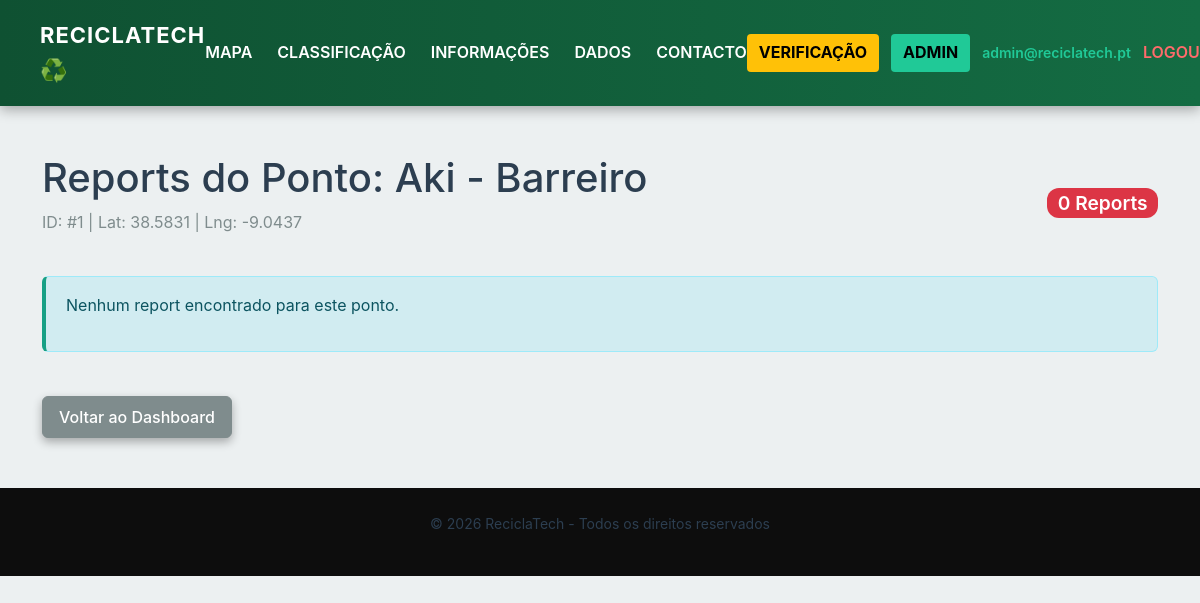
/admin/ponto/1/reports (signed in), run on the app's committed database.
### tables this page shows
CREATE TABLE utilizadores (
                    id INTEGER PRIMARY KEY AUTOINCREMENT,
                    nome TEXT NOT NULL,
                    email TEXT UNIQUE NOT NULL,
                    password_hash TEXT NOT NULL,
                    tipo INTEGER NOT NULL DEFAULT 0 CHECK (tipo IN (0,1)),
                    receber_notificacoes INTEGER NOT NULL DEFAULT 1 CHECK (receber_notificacoes IN (0,1)),
                    email_verificado INTEGER NOT NULL DEFAULT 0,
                    data_registo DATETIME DEFAULT CURRENT_TIMESTAMP
                );

CREATE TABLE pontos (
                    id INTEGER PRIMARY KEY AUTOINCREMENT,
                    lat REAL NOT NULL,
                    lng REAL NOT NULL,
                    fonte_id INTEGER NOT NULL,
                    source_id TEXT,
                    is_removed INTEGER NOT NULL DEFAULT 0,
                    nome TEXT,
                    created_at TEXT NOT NULL,
                    updated_at TEXT NOT NULL
                );

### routes/admin.py (the view)
@admin_route.route('/ponto/<int:ponto_id>/reports', methods=['GET'])
@require_admin
def view_ponto_reports(ponto_id):
    conn = conectar_db()
    cursor = conn.cursor()
    cursor.execute("SELECT * FROM pontos WHERE id = ?", (ponto_id,))
    ponto = cursor.fetchone()
    if not ponto:
        flash("Ponto não encontrado.", "danger")
        return redirect(url_for('admin.view_reports'))
    cursor.execute("""
        SELECT pr.*, u.nome, u.email
        FROM ponto_reports pr
        JOIN utilizadores u ON pr.utilizador_id = u.id
        WHERE pr.ponto_id = ?
        ORDER BY pr.criado_em DESC
    """, (ponto_id,))
    reports = cursor.fetchall()
    conn.close()
    return render_template('admin/ponto_reports_details.html',
                         ponto=dict(ponto),
                         reports=reports)

### routes/admin.py (called while the page is built)
def get_db_path():
    config = ServerConfig()
    return config.db_path

def conectar_db():
    conn = sqlite3.connect(get_db_path())
    conn.row_factory = sqlite3.Row
    conn.execute("PRAGMA foreign_keys = ON")
    return conn

def require_admin(f):
    @wraps(f)
    def decorated_function(*args, **kwargs):
        if 'user_id' not in session:
            flash("Você precisa estar autenticado.", "danger")
            return redirect(url_for('autenticar.login'))
        conn = conectar_db()
        cursor = conn.cursor()
        cursor.execute("SELECT tipo FROM utilizadores WHERE id = ?", (session['user_id'],))
        user = cursor.fetchone()
        conn.close()
        if not user or user['tipo'] != 1:
            flash("Acesso negado. Apenas administradores.", "danger")
            return redirect(url_for('home.home'))
        return f(*args, **kwargs)
    return decorated_function

### templates/admin/ponto_reports_details.html (shortened to what this page needs)
{% extends "base.html" %}
{% block extra_css %}
<link rel="stylesheet" href="/css/admin.css">
{% endblock %}
{% block content %}
<div class="container mt-5">
    <div class="row mb-4">
        <div class="col-md-12">
            <div class="d-flex justify-content-between align-items-center">
                <div>
                    <h1>Reports do Ponto: {{ ponto['nome'] }}</h1>
                    <p class="text-muted">ID: #{{ ponto['id'] }} | Lat: {{ "%.4f"|format(ponto['lat']) }} | Lng: {{ "%.4f"|format(ponto['lng']) }}</p>
                </div>
                <div>
                    <span class="badge bg-danger" style="font-size: 1.2rem;">{{ reports | length }} Reports</span>
                </div>
            </div>
        </div>
    </div>
    {% if reports %}
    <div class="row">
        <div class="col-md-12">
            {% for report in reports %}
            <div class="card bg-dark border-secondary mb-3">
                <div class="card-header bg-dark border-secondary">
                    <div class="row align-items-center">
                        <div class="col-md-4">
                            <strong class="text-light">{{ report['nome'] }}</strong><br>
                            <small class="text-muted">{{ report['email'] }}</small>
                        </div>
                        <div class="col-md-4">
                            <small class="text-light"><strong>Motivo:</strong> {{ report['tipo_problema'] }}</small>
                        </div>
                        <div class="col-md-4 text-end">
                            <small class="text-muted">{{ report['criado_em'] }}</small>
                        </div>
                    </div>
                </div>
                <div class="card-body bg-light">
                    <div class="row mb-3">
                        <div class="col-md-6">
                            <h5>Informações do Report</h5>
                            <p>
                                <strong>ID Report:</strong> #{{ report['id'] }}<br>
                                <strong>Pessoa:</strong> {{ report['nome'] }}<br>
                                <strong>Email:</strong> {{ report['email'] }}<br>
                                <strong>Tipo de Problema:</strong> <span class="badge bg-warning">{{ report['tipo_problema'] }}</span><br>
                                <strong>Data:</strong> {{ report['criado_em'] }}
                            </p>
                        </div>
                        <div class="col-md-6">
                            <h5>Categorias Afetadas</h5>
                            {% if report['categorias_json'] %}
                                {% set categorias = report['categorias_json'] | replace("'", '"') %}
                                <p>{{ report['categorias_json'] }}</p>
                            {% else %}
                                <p class="text-muted">Nenhuma categoria especificada</p>
                            {% endif %}
                        </div>
                    </div>
                    <div class="row">
                        <div class="col-md-12">
                            <h5>Comentário</h5>
                            <div class="bg-dark p-3 rounded" style="border-left: 3px solid #20c997;">
                                <p class="mb-0 text-light">{{ report['comentario'] or 'Sem comentário' }}</p>
                            </div>
                        </div>
                    </div>
                </div>
            </div>
            {% endfor %}
        </div>
    </div>
    {% else %}
    <div class="alert alert-info">
        <p>Nenhum report encontrado para este ponto.</p>
    </div>
    {% endif %}
    <div class="mt-4">
        <a href="{{ url_for('admin.dashboard') }}" class="btn btn-secondary">Voltar ao Dashboard</a>
    </div>
</div>
{% endblock %}

### templates/base.html (shortened to what this page needs)
<!DOCTYPE html>
<html lang="pt">
<head>
    <link href="https://cdn.jsdelivr.net/npm/bootstrap@5.3.0/dist/css/bootstrap.min.css" rel="stylesheet">
    <link rel="stylesheet" href="/css/style.css">
    {% block extra_css %}{% endblock %}
</head>
<body>
    <header class="header">
        <a href="/" class="logo">RECICLATECH ♻️</a>
        <nav class="menu">
            <a href="/mapa/" {% if request.path == '/mapa/' or request.path == '/mapa' %}class="ativo"{% endif %}>MAPA</a>
            <a href="/classificacao" {% if request.path == '/classificacao' %}class="ativo"{% endif %}>CLASSIFICAÇÃO</a>
            <a href="/informacoes" {% if request.path == '/informacoes' %}class="ativo"{% endif %}>INFORMAÇÕES</a>
            <a href="/dados" {% if request.path == '/dados' %}class="ativo"{% endif %}>DADOS</a>
            <a href="/contacto" {% if request.path == '/contacto' %}class="ativo"{% endif %}>CONTACTO</a>
        </nav>
        <div class="auth" id="auth-area">
            {% if session.get('user_id') %}
                {% if session.get('email_pendente_verificacao') %}
                    <a href="/verificar-email" class="verificar">VERIFICAÇÃO</a>
                {% endif %}
                {% if session.get('usuario_tipo') == 1 or session.get('admin') %}
                    <a href="/admin/" class="admin" title="Painel de Admin">ADMIN</a>
                {% endif %}
                <span class="user-info">{{ session.get('user_email') or 'Utilizador' }}</span>
                <a href="/logout" class="logout">LOGOUT</a>
            {% else %}
                <a href="/login" class="login">Login</a>
                <a href="/registo" class="registar">Registar</a>
            {% endif %}
        </div>
    </header>
    {% block content %}{% endblock %}
    <footer class="footer">
        <p>© 2026 ReciclaTech - Todos os direitos reservados</p>
    </footer>
</body>
</html>

### data on the page
utilizadores: email "admin@reciclatech.pt"
pontos: nome "Aki - Barreiro", id "1", lat "38.5831", lng "-9.0437"

### other printed values
{{ reports | length }} "0"
